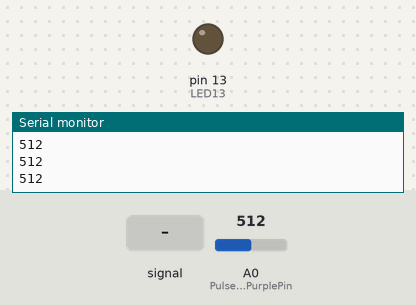
This sketch was run on a simulated Arduino Uno, built with avr-gcc and run on an emulated ATmega328P. Shown: output pins drawn as LEDs (lit = HIGH), the last lines printed to the serial monitor. Dashed ring = blinking. The test bench sets the inputs (shaded band); at power-on: A0 (PulseSensorPurplePin) = 512.

Above: at 1.2 s.
1.3 s: A0 (PulseSensorPurplePin) fed a 200 Hz sine of ±81 counts around its level
At 1.54 s:
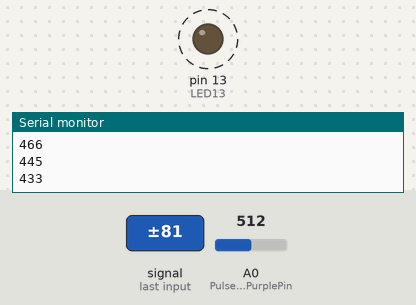
4.3 s: A0 (PulseSensorPurplePin) set to 716
At 4.3 s:
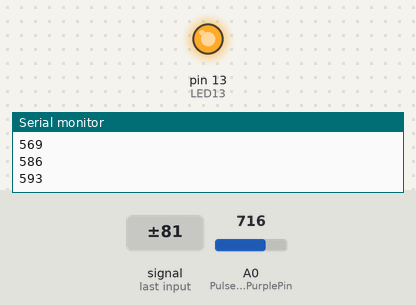
5.8 s: A0 (PulseSensorPurplePin) set to 569
7.3 s: A0 (PulseSensorPurplePin) set to 535
At 8.1 s:
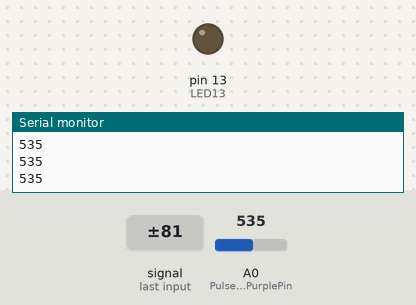
8.8 s: A0 (PulseSensorPurplePin) set to 560
At 9.3 s:
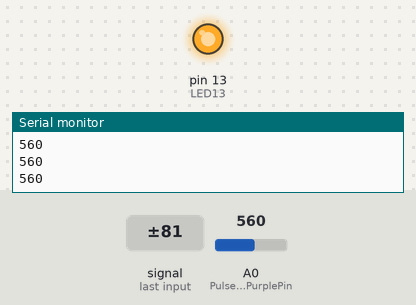
Timing chart, 0 to 11.3 s (numbered marks = the images above; inputs shaded):
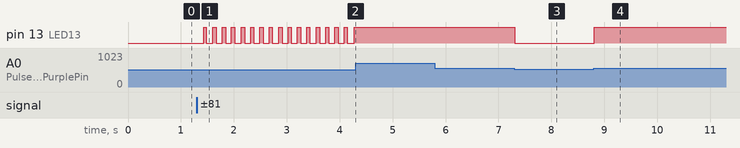

Measured:
- the behaviour switches between 551 and 550 on A0 (PulseSensorPurplePin) (found by bisection; images 2 and 3)
- after the input at 1.3 s, pin 13 (LED13): alternates HIGH for 0.06 s and LOW for 0.11 s, starting after 0.13 s
- after the input at 4.3 s, pin 13 (LED13): stops changing and stays HIGH
- after the input at 7.3 s, pin 13 (LED13): HIGH → LOW at once
- after the input at 8.8 s, pin 13 (LED13): LOW → HIGH at once

The sketch:

batimentoCardiaco.ino
```cpp
/*  PulseSensor Starter Project and Signal Tester
 *  The Best Way to Get Started  With, or See the Raw Signal of, your PulseSensor.com™ & Arduino.
 *
 *  Here is a link to the tutorial
 *  https://pulsesensor.com/pages/code-and-guide
 *
 *  WATCH ME (Tutorial Video):
 *  https://www.youtube.com/watch?v=RbB8NSRa5X4
 *
 *
-------------------------------------------------------------
1) This shows a live human Heartbeat Pulse.
2) Live visualization in Arduino's Cool "Serial Plotter".
3) Blink an LED on each Heartbeat.
4) This is the direct Pulse Sensor's Signal.
5) A great first-step in troubleshooting your circuit and connections.
6) "Human-readable" code that is newbie friendly."

*/


//  Variables
int PulseSensorPurplePin = 0;  // Pulse Sensor PURPLE WIRE connected to ANALOG PIN 0
int LED13 = 13;                //  The on-board Arduion LED


int Signal;           // holds the incoming raw data. Signal value can range from 0-1024
int Threshold = 550;  // Determine which Signal to "count as a beat", and which to ingore.


// The SetUp Function:
void setup() {
  pinMode(LED13, OUTPUT);  // pin that will blink to your heartbeat!
  Serial.begin(9600);      // Set's up Serial Communication at certain speed.
}

// The Main Loop Function
void loop() {

  Signal = analogRead(PulseSensorPurplePin);  // Read the PulseSensor's value.

  // Assign this value to the "Signal" variable.
  Serial.println(Signal);  // Send the Signal value to Serial Plotter.


  if (Signal > Threshold) {  // If the signal is above "550", then "turn-on" Arduino's on-Board LED.
    digitalWrite(LED13, HIGH);
  } else {
    digitalWrite(LED13, LOW);  //  Else, the sigal must be below "550", so "turn-off" this LED.
  }


  delay(10);
}
```
